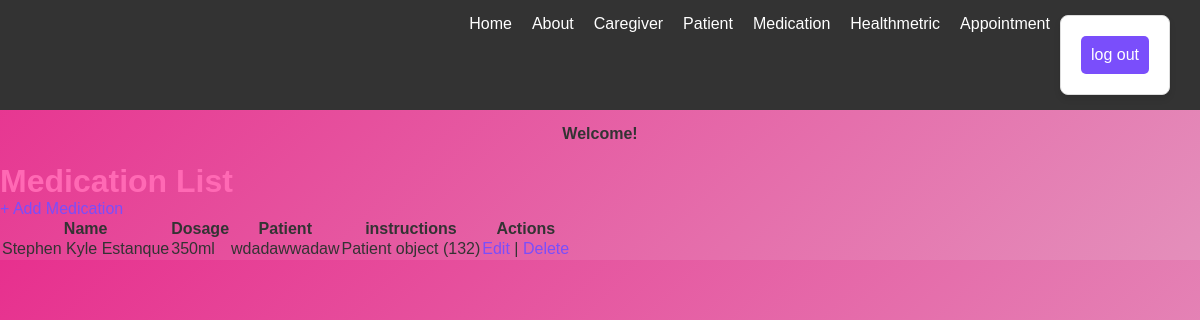
/medications/, run on the app's committed database.
### app/models.py (models this page shows, shortened)
class Medication(models.Model):
    name = models.CharField(max_length=200)
    dosage = models.CharField(max_length=100)
    instructions = models.TextField(blank=True, null=True)
    patient = models.ForeignKey(
        Patient,
        on_delete=models.CASCADE,
        related_name='medications'
    )

class Patient(models.Model):
    first_name = models.CharField(max_length=100)
    last_name = models.CharField(max_length=100)
    date_of_birth = models.DateField()
    address = models.TextField(blank=True, null=True)
    primary_caregiver = models.ForeignKey(
        Caregiver,
        on_delete=models.SET_NULL,
        related_name='patients',
        null=True,
        blank=True
    )

### app/views.py (the view)
# urls.py: path('medications/', MedicationListView.as_view(), name='medication_list'),
class MedicationListView(ListView):
    model = Medication
    template_name = 'app/medication_list.html'
    context_object_name = 'medications'

### app/templates/app/medication_list.html (shortened to what this page needs)
{% extends 'app/base.html' %}
{% block content %}
<h1>Medication List</h1>
<a href="{% url 'medication_create' %}" class="button">+ Add Medication</a>
<table>
    <thead>
        <tr>
            <th>Name</th>
            <th>Dosage</th>
            <th>Patient</th>
            <th>instructions</th>
            <th>Actions</th>
        </tr>
    </thead>
    <tbody>
        {% for medication in medications %}
        <tr>
            <td>{{ medication.name }}</td>
            <td>{{ medication.dosage }}</td>
            <td>{{ medication.instructions }}</td>
            <td>{{ medication.patient }}</td>
            <td>
                <a href="{% url 'medication_update' medication.pk %}">Edit</a> |
                <a href="{% url 'medication_delete' medication.pk %}">Delete</a>
            </td>
        </tr>
        {% empty %}
        <tr>
            <td colspan="4">No medications found.</td>
        </tr>
        {% endfor %}
    </tbody>
</table>
{% endblock content %}

### static/css/base.css (style rules this page uses)
h1 { color: hotpink; }
a { color: #7a4efb; text-decoration: none; }
* { margin: 0; padding: 0; box-sizing: border-box; font-family: 'Arial', sans-serif; }
body { background: linear-gradient(135deg, #e7308e, #e48fbb); color: #333; animation: backgroundAnimation 10s infinite alternate; }

### app/templates/app/navbar.html (style rules this page uses)
* { margin: 0; padding: 0; box-sizing: border-box; }
body { font-family: Arial, sans-serif; }

### data on the page
Medication: name "Stephen Kyle Estanque", dosage "350ml", instructions "wdadawwadaw", patient "Patient object (132)"
